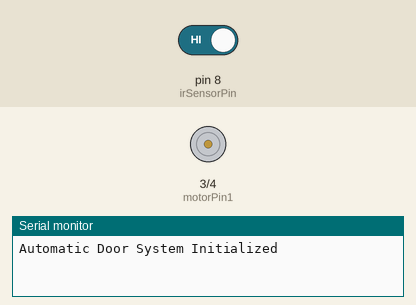
The sketch below on a simulated Arduino Uno, built with avr-gcc and run on an emulated ATmega328P. On the bench: motor-driver pin pairs drawn as motors (green arrow = first pin HIGH = forward, orange = second pin HIGH = backward, longer = more drive), the last lines printed to the serial monitor. The test bench sets the inputs (shaded band); at power-on: pin 8 (irSensorPin) HIGH.

Above: at 1.2 s.
1.3 s: pin 8 (irSensorPin) driven LOW
At 2.5 s:
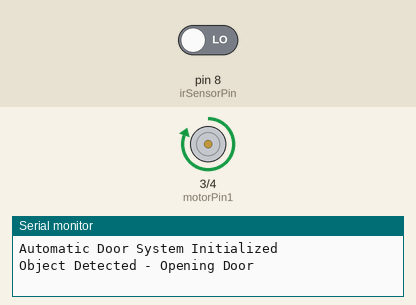
At 8.2 s:
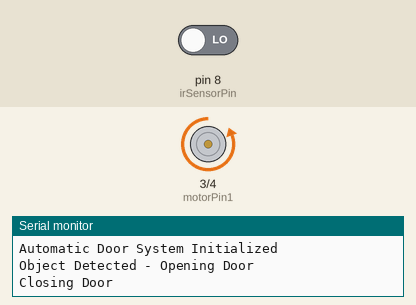
Timing chart, 0 to 13.3 s (numbered marks = the images above; inputs shaded):
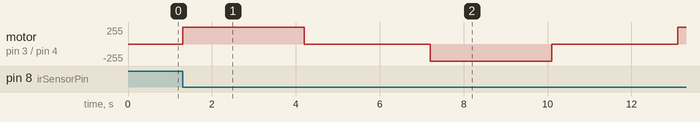

Measured:
- after the input at 1.3 s, motor on pin 3 (motorPin1) / pin 4 (motorPin2): stopped → forward 255/255 at once, → stopped 2.9 s later, → backward 255/255 3.0 s later, → stopped 2.9 s later, … (5 changes in this stretch)

The sketch:

automatic_door.ino
```cpp
/*
  Project: Dual-Level IoT Smart Home Automation
  Module: Automatic Door System
  Board: Arduino Uno
*/

const int irSensorPin = 8;
const int motorPin1   = 3;
const int motorPin2   = 4;

void setup() {
  pinMode(irSensorPin, INPUT);
  pinMode(motorPin1, OUTPUT);
  pinMode(motorPin2, OUTPUT);

  Serial.begin(9600);
  Serial.println("Automatic Door System Initialized");
}

void loop() {

  int sensorValue = digitalRead(irSensorPin);

  if (sensorValue == LOW) {   // Person detected
    Serial.println("Object Detected - Opening Door");

    // Open Door
    digitalWrite(motorPin1, HIGH);
    digitalWrite(motorPin2, LOW);
    delay(2900);

    // Stop
    digitalWrite(motorPin1, LOW);
    digitalWrite(motorPin2, LOW);
    delay(3000);

    Serial.println("Closing Door");

    // Close Door
    digitalWrite(motorPin1, LOW);
    digitalWrite(motorPin2, HIGH);
    delay(2900);

    // Stop
    digitalWrite(motorPin1, LOW);
    digitalWrite(motorPin2, LOW);
    delay(3000);
  }
  else {
    digitalWrite(motorPin1, LOW);
    digitalWrite(motorPin2, LOW);
  }
}
```
